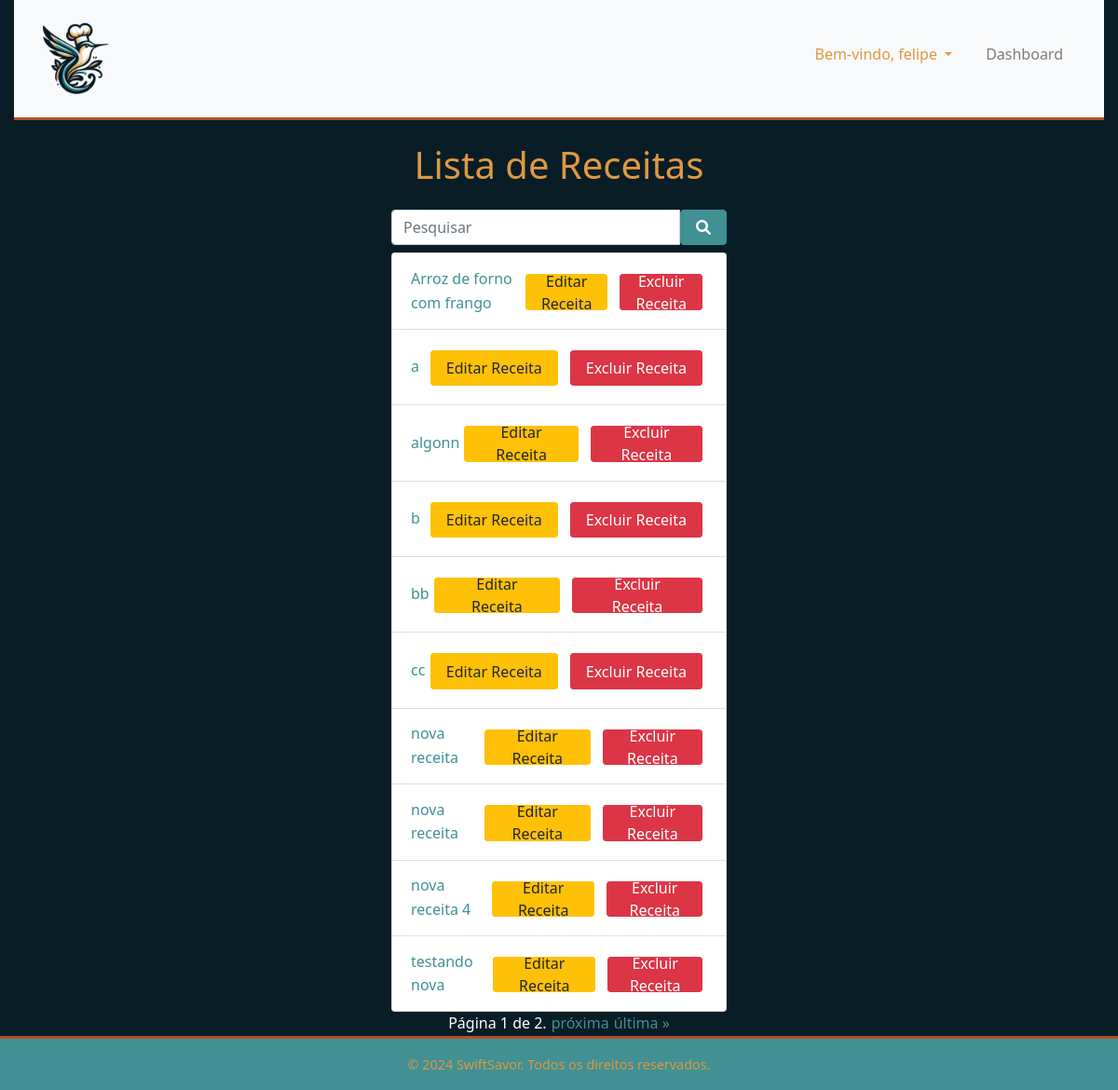
/recipes/ (signed in), run on an earlier commit of the app's database.
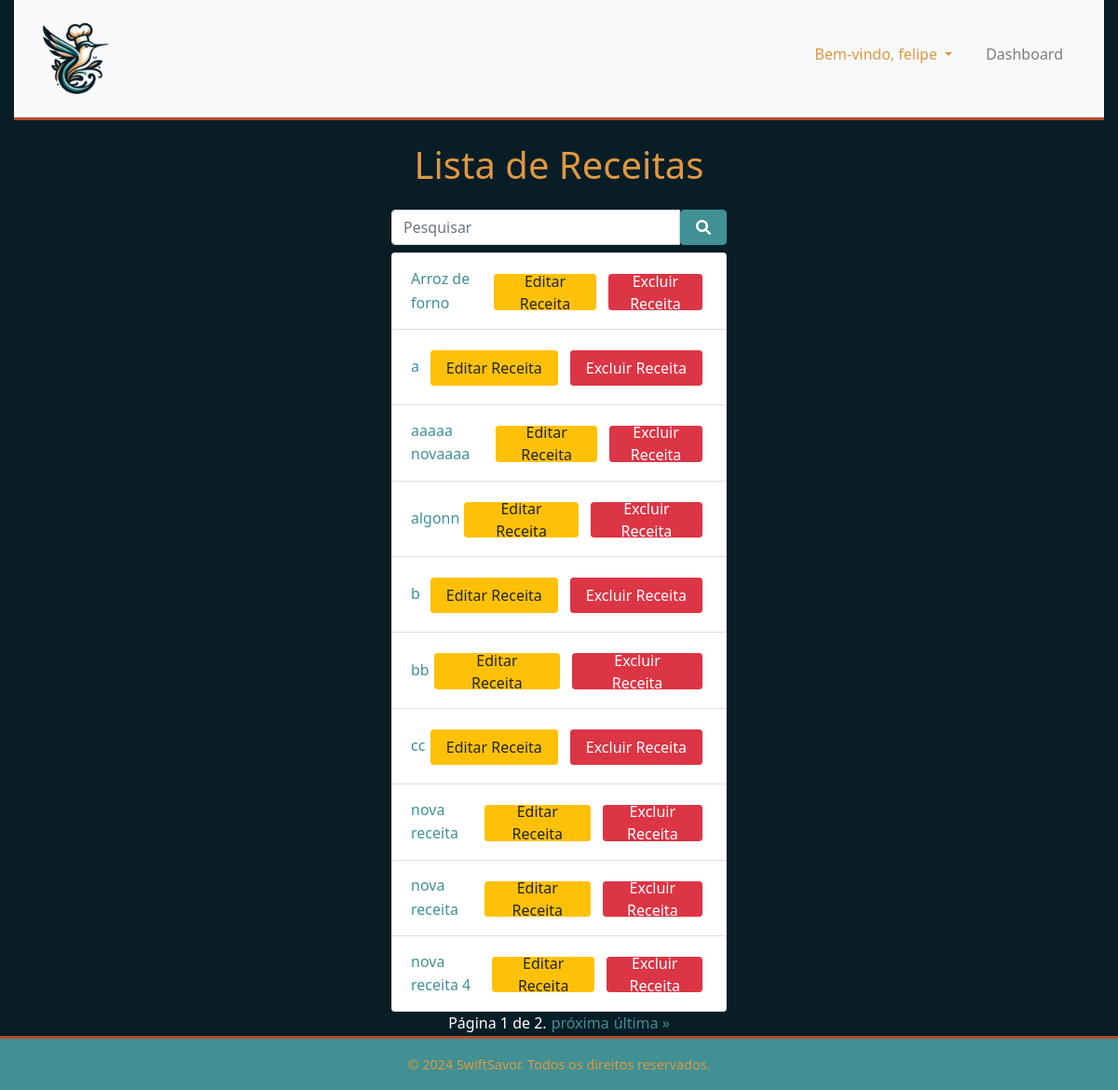
And on a later commit of the database.
### recipes/models.py (models this page shows, shortened)
class Receita(models.Model):
    nome = models.CharField(max_length=200)
    ingredientes = models.ManyToManyField(Ingrediente)
    instruções = models.TextField()
    usuario = models.ForeignKey(User, on_delete=models.SET_NULL, null=True, blank=True)
    data_cadastro = models.DateField(auto_now_add=False, default=timezone.now)
    aprovada = models.BooleanField(default=False)

### recipes/views.py (the view)
# urls.py: path('', views.lista_receitas, name='lista_receitas'),
@login_required
def lista_receitas(request):
    form_pesquisa = PesquisaReceitaForm(request.GET)
    receitas = Receita.objects.filter(aprovada=True)
    if form_pesquisa.is_valid():
        termo_pesquisa = form_pesquisa.cleaned_data['pesquisa']
        receitas = receitas.filter(nome__icontains=termo_pesquisa)
    receitas = receitas.order_by('nome')
    if request.user.is_authenticated:
        receitas_favoritas_ids = list(
            ReceitaFavorita.objects.filter(usuario=request.user).values_list('receita__id', flat=True)
        )
    else:
        receitas_favoritas_ids = []
    paginator = Paginator(receitas, 10)
    page = request.GET.get('page')
    try:
        receitas = paginator.page(page)
    except PageNotAnInteger:
        receitas = paginator.page(1)
    except EmptyPage:
        receitas = paginator.page(paginator.num_pages)
    return render(request, 'recipes/lista_receitas.html', {'receitas': receitas, 'form_pesquisa': form_pesquisa, 'receitas_favoritas_ids': receitas_favoritas_ids})

### recipes/forms.py
class PesquisaReceitaForm(forms.Form):
    pesquisa = forms.CharField(max_length=100, required=False, label='Pesquisar')

### recipes/templates/recipes/lista_receitas.html (shortened to what this page needs)
{% extends 'main/base.html' %}
{% block content %}
<div class="container-fluid mt-4">
    <div class="row justify-content-center">
        <div class="col-lg-4">
            <h1 class="mb-4 text-center">Lista de Receitas</h1>
            <form method="get" action="{% url 'lista_receitas' %}" class="form-group-listar">
                <div class="input-group d-flex">
                    <input type="text" name="pesquisa" id="id_pesquisa" class="form-control" placeholder="Pesquisar" aria-label="Pesquisar" aria-describedby="botao-pesquisar">
                    <button type="submit" class="btn btn-primary btn-pesquisar" id="botao-pesquisar">
                        <i class="fas fa-search"></i>
                    </button>
                </div>
            </form>
            <ul class="list-group listagem-receitas">
                {% for receita in receitas %}
                    <li class="list-group-item">
                        <div class="recipe-info">
                            <a href="{% url 'detalhes_receita' receita.id %}">{{ receita.nome }}</a>
                        </div>
                        {% if user.is_authenticated and user.is_staff %}
                            <div class="admin-actions">
                                <a href="{% url 'editar_receita' receita.id %}" class="btn btn-warning btn-sm" aria-label="Editar Receita">Editar Receita</a>
                                <form method="post" action="{% url 'excluir_receita' receita.id %}" class="d-inline">
                                    <button type="submit" class="btn btn-danger btn-sm ml-2" aria-label="Excluir Receita">Excluir Receita</button>
                                </form>
                            </div>
                        {% endif %}
                    </li>
                {% endfor %}
            </ul>
                <div class="card pagination-card">
                    <div class="card-body">
                        <nav aria-label="Navegação de páginas" class="pagination justify-content-center">
                            <ul class="pagination-list">
                                <li class="page-item">
                                    <span class="current">Página {{ receitas.number }} de {{ receitas.paginator.num_pages }}.</span>
                                </li>
                                {% if receitas.has_next %}
                                    <li class="page-item">
                                        <a href="?page={{ receitas.next_page_number }}">próxima</a>
                                    </li>
                                    <li class="page-item">
                                        <a href="?page={{ receitas.paginator.num_pages }}">última &raquo;</a>
                                    </li>
                                {% endif %}
                            </ul>
                        </nav>
                    </div>
                </div>
        </div>
    </div>
</div>
{% endblock %}

What changed in the data, as far as the page shows it:
removed Receita: nome "Arroz de forno com frango"
no longer on this page (row unchanged): Receita: nome "testando nova"
added Receita: nome "Arroz de forno"
added Receita: nome "aaaaa novaaaa"
